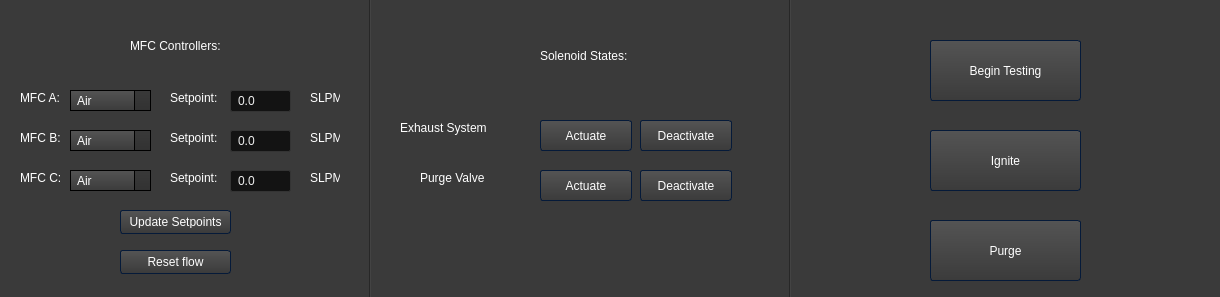
<?xml version="1.0" encoding="UTF-8"?>
<ui version="4.0">
 <class>Initiatorgui</class>
 <widget class="QDialog" name="Initiatorgui">
  <property name="geometry">
   <rect>
    <x>0</x>
    <y>0</y>
    <width>1220</width>
    <height>297</height>
   </rect>
  </property>
  <property name="windowTitle">
   <string>Dialog</string>
  </property>
  <property name="styleSheet">
   <string notr="true">/*Copyright (c) DevSec Studio. All rights reserved.

MIT License

Permission is hereby granted, free of charge, to any person obtaining a copy
of this software and associated documentation files (the &quot;Software&quot;), to deal
in the Software without restriction, including without limitation the rights
to use, copy, modify, merge, publish, distribute, sublicense, and/or sell
copies of the Software, and to permit persons to whom the Software is
furnished to do so, subject to the following conditions:

The above copyright notice and this permission notice shall be included in all
copies or substantial portions of the Software.

THE SOFTWARE IS PROVIDED *AS IS*, WITHOUT WARRANTY OF ANY KIND, EXPRESS OR
IMPLIED, INCLUDING BUT NOT LIMITED TO THE WARRANTIES OF MERCHANTABILITY,
FITNESS FOR A PARTICULAR PURPOSE AND NONINFRINGEMENT. IN NO EVENT SHALL THE
AUTHORS OR COPYRIGHT HOLDERS BE LIABLE FOR ANY CLAIM, DAMAGES OR OTHER
LIABILITY, WHETHER IN AN ACTION OF CONTRACT, TORT OR OTHERWISE, ARISING FROM,
OUT OF OR IN CONNECTION WITH THE SOFTWARE OR THE USE OR OTHER DEALINGS IN THE SOFTWARE.
*/

/*-----QWidget-----*/
QWidget
{
	background-color: #3a3a3a;
	color: #fff;
	selection-background-color: #b78620;
	selection-color: #000;

}


/*-----QLabel-----*/
QLabel
{
	background-color: transparent;
	color: #fff;

}


/*-----QMenuBar-----*/
QMenuBar 
{
	background-color: qlineargradient(spread:repeat, x1:1, y1:0, x2:1, y2:1, stop:0 rgba(57, 57, 57, 255),stop:1 rgba(50, 50, 50, 255));
	border: 1px solid #000;
	color: #fff;

}


QMenuBar::item 
{
	background-color: transparent;

}


QMenuBar::item:selected 
{
	background-color: rgba(183, 134, 32, 20%);
	border: 1px solid #b78620;
	color: #fff;

}


QMenuBar::item:pressed 
{
	background-color: rgb(183, 134, 32);
	border: 1px solid #b78620;
	color: #fff;

}


/*-----QMenu-----*/
QMenu
{
    background-color: qlineargradient(spread:repeat, x1:1, y1:0, x2:1, y2:1, stop:0 rgba(57, 57, 57, 255),stop:1 rgba(50, 50, 50, 255));
    border: 1px solid #222;
    padding: 4px;
	color: #fff;

}


QMenu::item
{
    background-color: transparent;
    padding: 2px 20px 2px 20px;

}


QMenu::separator
{
   	background-color: rgb(183, 134, 32);
	height: 1px;

}


QMenu::item:disabled
{
    color: #555;
    background-color: transparent;
    padding: 2px 20px 2px 20px;

}


QMenu::item:selected
{
	background-color: rgba(183, 134, 32, 20%);
	border: 1px solid #b78620;
	color: #fff;

}


/*-----QToolBar-----*/
QToolBar
{
	background-color: qlineargradient(spread:repeat, x1:1, y1:0, x2:1, y2:1, stop:0 rgba(69, 69, 69, 255),stop:1 rgba(58, 58, 58, 255));
	border-top: none;
	border-bottom: 1px solid #4f4f4f;
	border-left: 1px solid #4f4f4f;
	border-right: 1px solid #4f4f4f;

}


QToolBar::separator
{
	background-color: #2e2e2e;
	width: 1px;

}


/*-----QToolButton-----*/
QToolButton 
{
	background-color: transparent;
	color: #fff;
	padding: 5px;
	padding-left: 8px;
	padding-right: 8px;
	margin-left: 1px;
}


QToolButton:hover
{
	background-color: rgba(183, 134, 32, 20%);
	border: 1px solid #b78620;
	color: #fff;
	
}


QToolButton:pressed
{
	background-color: qlineargradient(spread:repeat, x1:1, y1:0, x2:1, y2:1, stop:0 rgba(57, 57, 57, 255),stop:1 rgba(50, 50, 50, 255));
	border: 1px solid #b78620;

}


QToolButton:checked
{
	background-color: qlineargradient(spread:repeat, x1:1, y1:0, x2:1, y2:1, stop:0 rgba(57, 57, 57, 255),stop:1 rgba(50, 50, 50, 255));
	border: 1px solid #222;
}


/*-----QPushButton-----*/
QPushButton
{
	background-color: qlineargradient(spread:repeat, x1:1, y1:0, x2:1, y2:1, stop:0 rgba(84, 84, 84, 255),stop:1 rgba(59, 59, 59, 255));
	color: #ffffff;
	min-width: 80px;
	border-style: solid;
	border-width: 1px;
	border-radius: 3px;
	border-color: #051a39;
	padding: 5px;

}


QPushButton::flat
{
	background-color: transparent;
	border: none;
	color: #fff;

}


QPushButton::disabled
{
	background-color: #404040;
	color: #656565;
	border-color: #051a39;

}


QPushButton::hover
{
	background-color: rgba(183, 134, 32, 20%);
	border: 1px solid #b78620;

}


QPushButton::pressed
{
	background-color: qlineargradient(spread:repeat, x1:1, y1:0, x2:1, y2:1, stop:0 rgba(74, 74, 74, 255),stop:1 rgba(49, 49, 49, 255));
	border: 1px solid #b78620;

}


QPushButton::checked
{
	background-color: qlineargradient(spread:repeat, x1:1, y1:0, x2:1, y2:1, stop:0 rgba(74, 74, 74, 255),stop:1 rgba(49, 49, 49, 255));
	border: 1px solid #222;

}


/*-----QLineEdit-----*/
QLineEdit
{
	background-color: #131313;
	color : #eee;
	border: 1px solid #343434;
	border-radius: 2px;
	padding: 3px;
	padding-left: 5px;

}


/*-----QPlainTExtEdit-----*/
QPlainTextEdit
{
	background-color: #131313;
	color : #eee;
	border: 1px solid #343434;
	border-radius: 2px;
	padding: 3px;
	padding-left: 5px;

}


/*-----QTabBar-----*/
QTabBar::tab
{
	background-color: qlineargradient(spread:repeat, x1:1, y1:0, x2:1, y2:1, stop:0 rgba(84, 84, 84, 255),stop:1 rgba(59, 59, 59, 255));
	color: #ffffff;
	border-style: solid;
	border-width: 1px;
	border-color: #666;
	border-bottom: none;
	padding: 5px;
	padding-left: 15px;
	padding-right: 15px;

}


QTabWidget::pane 
{
	background-color: red;
	border: 1px solid #666;
	top: 1px;

}


QTabBar::tab:last
{
	margin-right: 0; 

}


QTabBar::tab:first:!selected
{
	background-color: #0c0c0d;
	margin-left: 0px;

}


QTabBar::tab:!selected
{
	color: #b1b1b1;
	border-bottom-style: solid;
	background-color: #0c0c0d;

}


QTabBar::tab:selected
{
	margin-bottom: 0px;

}


QTabBar::tab:!selected:hover
{
	border-top-color: #b78620;

}


/*-----QComboBox-----*/
QComboBox
{
    background-color: qlineargradient(spread:repeat, x1:1, y1:0, x2:1, y2:1, stop:0 rgba(84, 84, 84, 255),stop:1 rgba(59, 59, 59, 255));
    border: 1px solid #000;
    padding-left: 6px;
    color: #ffffff;
    height: 20px;

}


QComboBox::disabled
{
	background-color: #404040;
	color: #656565;
	border-color: #051a39;

}


QComboBox:on
{
    background-color: #b78620;
	color: #000;

}


QComboBox QAbstractItemView
{
    background-color: #383838;
    color: #ffffff;
    border: 1px solid black;
    selection-background-color: #b78620;
    outline: 0;

}


QComboBox::drop-down
{
	background-color: qlineargradient(spread:repeat, x1:1, y1:0, x2:1, y2:1, stop:0 rgba(57, 57, 57, 255),stop:1 rgba(50, 50, 50, 255));
    subcontrol-origin: padding;
    subcontrol-position: top right;
    width: 15px;
    border-left-width: 1px;
    border-left-color: black;
    border-left-style: solid; 

}


QComboBox::down-arrow
{
    image: url(://arrow-down.png);
    width: 8px;
    height: 8px;
}


/*-----QSpinBox &amp; QDateTimeEdit-----*/
QSpinBox,
QDateTimeEdit 
{
    background-color: #131313;
	color : #eee;
	border: 1px solid #343434;
	padding: 3px;
	padding-left: 5px;
    border-radius : 2px;

}


QSpinBox::up-button, 
QDateTimeEdit::up-button
{
	border-top-right-radius:2px;
	background-color: #777777;
    width: 16px; 
    border-width: 1px;

}


QSpinBox::up-button:hover, 
QDateTimeEdit::up-button:hover
{
	background-color: #585858;

}


QSpinBox::up-button:pressed, 
QDateTimeEdit::up-button:pressed
{
	background-color: #252525;
    width: 16px; 
    border-width: 1px;

}


QSpinBox::up-arrow,
QDateTimeEdit::up-arrow
{
    image: url(://arrow-up.png);
    width: 7px;
    height: 7px;

}


QSpinBox::down-button, 
QDateTimeEdit::down-button
{
	border-bottom-right-radius:2px;
	background-color: #777777;
    width: 16px; 
    border-width: 1px;

}


QSpinBox::down-button:hover, 
QDateTimeEdit::down-button:hover
{
	background-color: #585858;

}


QSpinBox::down-button:pressed, 
QDateTimeEdit::down-button:pressed
{
	background-color: #252525;
    width: 16px; 
    border-width: 1px;

}


QSpinBox::down-arrow,
QDateTimeEdit::down-arrow
{
    image: url(://arrow-down.png);
    width: 7px;
    height: 7px;

}


/*-----QGroupBox-----*/
QGroupBox 
{
    border: 1px solid;
    border-color: #666666;
	border-radius: 5px;
    margin-top: 20px;

}


QGroupBox::title  
{
    background-color: transparent;
    color: #eee;
    subcontrol-origin: margin;
    padding: 5px;
	border-top-left-radius: 3px;
	border-top-right-radius: 3px;

}


/*-----QHeaderView-----*/
QHeaderView::section
{
    background-color: qlineargradient(spread:repeat, x1:1, y1:0, x2:1, y2:1, stop:0 rgba(60, 60, 60, 255),stop:1 rgba(50, 50, 50, 255));
	border: 1px solid #000;
    color: #fff;
    text-align: left;
	padding: 4px;
	
}


QHeaderView::section:disabled
{
    background-color: #525251;
    color: #656565;

}


QHeaderView::section:checked
{
    background-color: qlineargradient(spread:repeat, x1:1, y1:0, x2:1, y2:1, stop:0 rgba(60, 60, 60, 255),stop:1 rgba(50, 50, 50, 255));
    color: #fff;

}


QHeaderView::section::vertical::first,
QHeaderView::section::vertical::only-one
{
    border-top: 1px solid #353635;

}


QHeaderView::section::vertical
{
    border-top: 1px solid #353635;

}


QHeaderView::section::horizontal::first,
QHeaderView::section::horizontal::only-one
{
    border-left: 1px solid #353635;

}


QHeaderView::section::horizontal
{
    border-left: 1px solid #353635;

}


QTableCornerButton::section
{
    background-color: qlineargradient(spread:repeat, x1:1, y1:0, x2:1, y2:1, stop:0 rgba(60, 60, 60, 255),stop:1 rgba(50, 50, 50, 255));
	border: 1px solid #000;
    color: #fff;

}


/*-----QTreeWidget-----*/
QTreeView
{
	show-decoration-selected: 1;
	alternate-background-color: #3a3a3a;
	selection-color: #fff;
	background-color: #2d2d2d;
	border: 1px solid gray;
	padding-top : 5px;
	color: #fff;
	font: 8pt;

}


QTreeView::item:selected
{
	color:#fff;
	background-color: #b78620;
	border-radius: 0px;

}


QTreeView::item:!selected:hover
{
    background-color: #262626;
    border: none;
    color: white;

}


QTreeView::branch:has-children:!has-siblings:closed,
QTreeView::branch:closed:has-children:has-siblings 
{
	image: url(://tree-closed.png);

}


QTreeView::branch:open:has-children:!has-siblings,
QTreeView::branch:open:has-children:has-siblings  
{
	image: url(://tree-open.png);

}


/*-----QListView-----*/
QListView 
{
	background-color: qlineargradient(spread:repeat, x1:1, y1:0, x2:1, y2:1, stop:0 rgba(83, 83, 83, 255),stop:0.293269 rgba(81, 81, 81, 255),stop:0.634615 rgba(79, 79, 79, 255),stop:1 rgba(83, 83, 83, 255));
    border : none;
    color: white;
    show-decoration-selected: 1; 
    outline: 0;
	border: 1px solid gray;

}


QListView::disabled 
{
	background-color: #656565;
	color: #1b1b1b;
    border: 1px solid #656565;

}


QListView::item 
{
	background-color: #2d2d2d;
    padding: 1px;

}


QListView::item:alternate 
{
    background-color: #3a3a3a;

}


QListView::item:selected 
{
	background-color: #b78620;
	border: 1px solid #b78620;
	color: #fff;

}


QListView::item:selected:!active 
{
	background-color: #b78620;
	border: 1px solid #b78620;
	color: #fff;

}


QListView::item:selected:active 
{
	background-color: #b78620;
	border: 1px solid #b78620;
	color: #fff;

}


QListView::item:hover {
    background-color: #262626;
    border: none;
    color: white;

}


/*-----QCheckBox-----*/
QCheckBox
{
	background-color: transparent;
    color: lightgray;
	border: none;

}


QCheckBox::indicator
{
    background-color: #323232;
    border: 1px solid darkgray;
    width: 12px;
    height: 12px;

}


QCheckBox::indicator:checked
{
    image:url(&quot;./ressources/check.png&quot;);
	background-color: #b78620;
    border: 1px solid #3a546e;

}


QCheckBox::indicator:unchecked:hover
{
	border: 1px solid #b78620; 

}


QCheckBox::disabled
{
	color: #656565;

}


QCheckBox::indicator:disabled
{
	background-color: #656565;
	color: #656565;
    border: 1px solid #656565;

}


/*-----QRadioButton-----*/
QRadioButton 
{
	color: lightgray;
	background-color: transparent;

}


QRadioButton::indicator::unchecked:hover 
{
	background-color: lightgray;
	border: 2px solid #b78620;
	border-radius: 6px;
}


QRadioButton::indicator::checked 
{
	border: 2px solid #b78620;
	border-radius: 6px;
	background-color: rgba(183,134,32,20%);  
	width: 9px; 
	height: 9px; 

}


/*-----QSlider-----*/
QSlider::groove:horizontal 
{
	background-color: transparent;
	height: 3px;

}


QSlider::sub-page:horizontal 
{
	background-color: #b78620;

}


QSlider::add-page:horizontal 
{
	background-color: #131313;

}


QSlider::handle:horizontal 
{
	background-color: #b78620;
	width: 14px;
	margin-top: -6px;
	margin-bottom: -6px;
	border-radius: 6px;

}


QSlider::handle:horizontal:hover 
{
	background-color: #d89e25;
	border-radius: 6px;

}


QSlider::sub-page:horizontal:disabled 
{
	background-color: #bbb;
	border-color: #999;

}


QSlider::add-page:horizontal:disabled 
{
	background-color: #eee;
	border-color: #999;

}


QSlider::handle:horizontal:disabled 
{
	background-color: #eee;
	border: 1px solid #aaa;
	border-radius: 3px;

}


/*-----QScrollBar-----*/
QScrollBar:horizontal
{
    border: 1px solid #222222;
    background-color: #3d3d3d;
    height: 15px;
    margin: 0px 16px 0 16px;

}


QScrollBar::handle:horizontal
{
	background-color: qlineargradient(spread:repeat, x1:1, y1:0, x2:1, y2:1, stop:0 rgba(97, 97, 97, 255),stop:1 rgba(90, 90, 90, 255));
	border: 1px solid #2d2d2d;
    min-height: 20px;

}


QScrollBar::add-line:horizontal
{
	background-color: qlineargradient(spread:repeat, x1:1, y1:0, x2:1, y2:1, stop:0 rgba(97, 97, 97, 255),stop:1 rgba(90, 90, 90, 255));
	border: 1px solid #2d2d2d;
    width: 15px;
    subcontrol-position: right;
    subcontrol-origin: margin;

}


QScrollBar::sub-line:horizontal
{
	background-color: qlineargradient(spread:repeat, x1:1, y1:0, x2:1, y2:1, stop:0 rgba(97, 97, 97, 255),stop:1 rgba(90, 90, 90, 255));
	border: 1px solid #2d2d2d;
    width: 15px;
    subcontrol-position: left;
    subcontrol-origin: margin;

}


QScrollBar::right-arrow:horizontal
{
    image: url(://arrow-right.png);
    width: 6px;
    height: 6px;

}


QScrollBar::left-arrow:horizontal
{
    image: url(://arrow-left.png);
    width: 6px;
    height: 6px;

}


QScrollBar::add-page:horizontal, QScrollBar::sub-page:horizontal
{
    background: none;

}


QScrollBar:vertical
{
    background-color: #3d3d3d;
    width: 16px;
	border: 1px solid #2d2d2d;
    margin: 16px 0px 16px 0px;

}


QScrollBar::handle:vertical
{
    background-color: qlineargradient(spread:repeat, x1:1, y1:0, x2:1, y2:1, stop:0 rgba(97, 97, 97, 255),stop:1 rgba(90, 90, 90, 255));
	border: 1px solid #2d2d2d;
    min-height: 20px;

}


QScrollBar::add-line:vertical
{
	background-color: qlineargradient(spread:repeat, x1:1, y1:0, x2:1, y2:1, stop:0 rgba(97, 97, 97, 255),stop:1 rgba(90, 90, 90, 255));
	border: 1px solid #2d2d2d;
    height: 15px;
    subcontrol-position: bottom;
    subcontrol-origin: margin;

}


QScrollBar::sub-line:vertical
{
	background-color: qlineargradient(spread:repeat, x1:1, y1:0, x2:1, y2:1, stop:0 rgba(97, 97, 97, 255),stop:1 rgba(90, 90, 90, 255));
	border: 1px solid #2d2d2d;
    height: 15px;
    subcontrol-position: top;
    subcontrol-origin: margin;

}


QScrollBar::up-arrow:vertical
{
    image: url(://arrow-up.png);
    width: 6px;
    height: 6px;

}


QScrollBar::down-arrow:vertical
{
    image: url(://arrow-down.png);
    width: 6px;
    height: 6px;

}


QScrollBar::add-page:vertical, QScrollBar::sub-page:vertical
{
    background: none;

}


/*-----QProgressBar-----*/
QProgressBar
{
    border: 1px solid #666666;
    text-align: center;
	color: #000;
	font-weight: bold;

}


QProgressBar::chunk
{
    background-color: #b78620;
    width: 30px;
    margin: 0.5px;

}

</string>
  </property>
  <widget class="QLabel" name="mfcBlabel">
   <property name="geometry">
    <rect>
     <x>20</x>
     <y>130</y>
     <width>49</width>
     <height>16</height>
    </rect>
   </property>
   <property name="text">
    <string>MFC B:</string>
   </property>
  </widget>
  <widget class="QLabel" name="setpointlabel3">
   <property name="geometry">
    <rect>
     <x>170</x>
     <y>170</y>
     <width>49</width>
     <height>16</height>
    </rect>
   </property>
   <property name="text">
    <string>Setpoint:</string>
   </property>
  </widget>
  <widget class="QPushButton" name="resetmfc">
   <property name="geometry">
    <rect>
     <x>120</x>
     <y>250</y>
     <width>111</width>
     <height>24</height>
    </rect>
   </property>
   <property name="text">
    <string>Reset flow</string>
   </property>
  </widget>
  <widget class="QLabel" name="mfcAlabel">
   <property name="geometry">
    <rect>
     <x>20</x>
     <y>90</y>
     <width>49</width>
     <height>16</height>
    </rect>
   </property>
   <property name="text">
    <string>MFC A:</string>
   </property>
  </widget>
  <widget class="QLabel" name="SLPMlabel1">
   <property name="geometry">
    <rect>
     <x>310</x>
     <y>90</y>
     <width>49</width>
     <height>16</height>
    </rect>
   </property>
   <property name="text">
    <string>SLPM</string>
   </property>
  </widget>
  <widget class="QLineEdit" name="mfcAsetpoint">
   <property name="geometry">
    <rect>
     <x>230</x>
     <y>90</y>
     <width>61</width>
     <height>22</height>
    </rect>
   </property>
   <property name="text">
    <string>0.0</string>
   </property>
  </widget>
  <widget class="QLabel" name="SLPMlabel3">
   <property name="geometry">
    <rect>
     <x>310</x>
     <y>170</y>
     <width>49</width>
     <height>16</height>
    </rect>
   </property>
   <property name="text">
    <string>SLPM</string>
   </property>
  </widget>
  <widget class="QLabel" name="mfcClabel">
   <property name="geometry">
    <rect>
     <x>20</x>
     <y>170</y>
     <width>49</width>
     <height>16</height>
    </rect>
   </property>
   <property name="text">
    <string>MFC C:</string>
   </property>
  </widget>
  <widget class="QLabel" name="SLPMlabel2">
   <property name="geometry">
    <rect>
     <x>310</x>
     <y>130</y>
     <width>49</width>
     <height>16</height>
    </rect>
   </property>
   <property name="text">
    <string>SLPM</string>
   </property>
  </widget>
  <widget class="QLineEdit" name="mfcBsetpoint">
   <property name="geometry">
    <rect>
     <x>230</x>
     <y>130</y>
     <width>61</width>
     <height>22</height>
    </rect>
   </property>
   <property name="text">
    <string>0.0</string>
   </property>
  </widget>
  <widget class="QLabel" name="mfccontrollerlabel">
   <property name="geometry">
    <rect>
     <x>130</x>
     <y>30</y>
     <width>91</width>
     <height>31</height>
    </rect>
   </property>
   <property name="text">
    <string>MFC Controllers:</string>
   </property>
  </widget>
  <widget class="QComboBox" name="mfcBgas">
   <property name="geometry">
    <rect>
     <x>70</x>
     <y>130</y>
     <width>81</width>
     <height>21</height>
    </rect>
   </property>
   <item>
    <property name="text">
     <string>Air</string>
    </property>
   </item>
   <item>
    <property name="text">
     <string>Ar</string>
    </property>
   </item>
   <item>
    <property name="text">
     <string>CH4</string>
    </property>
   </item>
   <item>
    <property name="text">
     <string>CO</string>
    </property>
   </item>
   <item>
    <property name="text">
     <string>CO2</string>
    </property>
   </item>
   <item>
    <property name="text">
     <string>C2H6</string>
    </property>
   </item>
   <item>
    <property name="text">
     <string>H2</string>
    </property>
   </item>
   <item>
    <property name="text">
     <string>He</string>
    </property>
   </item>
   <item>
    <property name="text">
     <string>N2</string>
    </property>
   </item>
   <item>
    <property name="text">
     <string>N2O</string>
    </property>
   </item>
   <item>
    <property name="text">
     <string>Ne</string>
    </property>
   </item>
   <item>
    <property name="text">
     <string>O2</string>
    </property>
   </item>
   <item>
    <property name="text">
     <string>C3H8</string>
    </property>
   </item>
   <item>
    <property name="text">
     <string>n-C4H10</string>
    </property>
   </item>
   <item>
    <property name="text">
     <string>C2H2</string>
    </property>
   </item>
   <item>
    <property name="text">
     <string>C2H4</string>
    </property>
   </item>
   <item>
    <property name="text">
     <string>i-C2H10</string>
    </property>
   </item>
   <item>
    <property name="text">
     <string>Kr</string>
    </property>
   </item>
   <item>
    <property name="text">
     <string>Xe</string>
    </property>
   </item>
   <item>
    <property name="text">
     <string>SF6</string>
    </property>
   </item>
   <item>
    <property name="text">
     <string>C-25</string>
    </property>
   </item>
   <item>
    <property name="text">
     <string>C-10</string>
    </property>
   </item>
   <item>
    <property name="text">
     <string>C-8</string>
    </property>
   </item>
   <item>
    <property name="text">
     <string>C-2</string>
    </property>
   </item>
   <item>
    <property name="text">
     <string>C-75</string>
    </property>
   </item>
   <item>
    <property name="text">
     <string>A-75</string>
    </property>
   </item>
   <item>
    <property name="text">
     <string>A-25</string>
    </property>
   </item>
   <item>
    <property name="text">
     <string>A1025</string>
    </property>
   </item>
   <item>
    <property name="text">
     <string>Star29</string>
    </property>
   </item>
   <item>
    <property name="text">
     <string>P-5</string>
    </property>
   </item>
  </widget>
  <widget class="QPushButton" name="updatesetpoints">
   <property name="geometry">
    <rect>
     <x>120</x>
     <y>210</y>
     <width>111</width>
     <height>24</height>
    </rect>
   </property>
   <property name="text">
    <string>Update Setpoints</string>
   </property>
   <property name="checkable">
    <bool>false</bool>
   </property>
  </widget>
  <widget class="QComboBox" name="mfcCgas">
   <property name="geometry">
    <rect>
     <x>70</x>
     <y>170</y>
     <width>81</width>
     <height>21</height>
    </rect>
   </property>
   <property name="styleSheet">
    <string notr="true">/*Copyright (c) DevSec Studio. All rights reserved.

MIT License

Permission is hereby granted, free of charge, to any person obtaining a copy
of this software and associated documentation files (the &quot;Software&quot;), to deal
in the Software without restriction, including without limitation the rights
to use, copy, modify, merge, publish, distribute, sublicense, and/or sell
copies of the Software, and to permit persons to whom the Software is
furnished to do so, subject to the following conditions:

The above copyright notice and this permission notice shall be included in all
copies or substantial portions of the Software.

THE SOFTWARE IS PROVIDED *AS IS*, WITHOUT WARRANTY OF ANY KIND, EXPRESS OR
IMPLIED, INCLUDING BUT NOT LIMITED TO THE WARRANTIES OF MERCHANTABILITY,
FITNESS FOR A PARTICULAR PURPOSE AND NONINFRINGEMENT. IN NO EVENT SHALL THE
AUTHORS OR COPYRIGHT HOLDERS BE LIABLE FOR ANY CLAIM, DAMAGES OR OTHER
LIABILITY, WHETHER IN AN ACTION OF CONTRACT, TORT OR OTHERWISE, ARISING FROM,
OUT OF OR IN CONNECTION WITH THE SOFTWARE OR THE USE OR OTHER DEALINGS IN THE SOFTWARE.
*/

/*-----QWidget-----*/
QWidget
{
	background-color: #3a3a3a;
	color: #fff;
	selection-background-color: #b78620;
	selection-color: #000;

}


/*-----QLabel-----*/
QLabel
{
	background-color: transparent;
	color: #fff;

}


/*-----QMenuBar-----*/
QMenuBar 
{
	background-color: qlineargradient(spread:repeat, x1:1, y1:0, x2:1, y2:1, stop:0 rgba(57, 57, 57, 255),stop:1 rgba(50, 50, 50, 255));
	border: 1px solid #000;
	color: #fff;

}


QMenuBar::item 
{
	background-color: transparent;

}


QMenuBar::item:selected 
{
	background-color: rgba(183, 134, 32, 20%);
	border: 1px solid #b78620;
	color: #fff;

}


QMenuBar::item:pressed 
{
	background-color: rgb(183, 134, 32);
	border: 1px solid #b78620;
	color: #fff;

}


/*-----QMenu-----*/
QMenu
{
    background-color: qlineargradient(spread:repeat, x1:1, y1:0, x2:1, y2:1, stop:0 rgba(57, 57, 57, 255),stop:1 rgba(50, 50, 50, 255));
    border: 1px solid #222;
    padding: 4px;
	color: #fff;

}


QMenu::item
{
    background-color: transparent;
    padding: 2px 20px 2px 20px;

}


QMenu::separator
{
   	background-color: rgb(183, 134, 32);
	height: 1px;

}


QMenu::item:disabled
{
    color: #555;
    background-color: transparent;
    padding: 2px 20px 2px 20px;

}


QMenu::item:selected
{
	background-color: rgba(183, 134, 32, 20%);
	border: 1px solid #b78620;
	color: #fff;

}


/*-----QToolBar-----*/
QToolBar
{
	background-color: qlineargradient(spread:repeat, x1:1, y1:0, x2:1, y2:1, stop:0 rgba(69, 69, 69, 255),stop:1 rgba(58, 58, 58, 255));
	border-top: none;
	border-bottom: 1px solid #4f4f4f;
	border-left: 1px solid #4f4f4f;
	border-right: 1px solid #4f4f4f;

}


QToolBar::separator
{
	background-color: #2e2e2e;
	width: 1px;

}


/*-----QToolButton-----*/
QToolButton 
{
	background-color: transparent;
	color: #fff;
	padding: 5px;
	padding-left: 8px;
	padding-right: 8px;
	margin-left: 1px;
}


QToolButton:hover
{
	background-color: rgba(183, 134, 32, 20%);
	border: 1px solid #b78620;
	color: #fff;
	
}


QToolButton:pressed
{
	background-color: qlineargradient(spread:repeat, x1:1, y1:0, x2:1, y2:1, stop:0 rgba(57, 57, 57, 255),stop:1 rgba(50, 50, 50, 255));
	border: 1px solid #b78620;

}


QToolButton:checked
{
	background-color: qlineargradient(spread:repeat, x1:1, y1:0, x2:1, y2:1, stop:0 rgba(57, 57, 57, 255),stop:1 rgba(50, 50, 50, 255));
	border: 1px solid #222;
}


/*-----QPushButton-----*/
QPushButton
{
	background-color: qlineargradient(spread:repeat, x1:1, y1:0, x2:1, y2:1, stop:0 rgba(84, 84, 84, 255),stop:1 rgba(59, 59, 59, 255));
	color: #ffffff;
	min-width: 80px;
	border-style: solid;
	border-width: 1px;
	border-radius: 3px;
	border-color: #051a39;
	padding: 5px;

}


QPushButton::flat
{
	background-color: transparent;
	border: none;
	color: #fff;

}


QPushButton::disabled
{
	background-color: #404040;
	color: #656565;
	border-color: #051a39;

}


QPushButton::hover
{
	background-color: rgba(183, 134, 32, 20%);
	border: 1px solid #b78620;

}


QPushButton::pressed
{
	background-color: qlineargradient(spread:repeat, x1:1, y1:0, x2:1, y2:1, stop:0 rgba(74, 74, 74, 255),stop:1 rgba(49, 49, 49, 255));
	border: 1px solid #b78620;

}


QPushButton::checked
{
	background-color: qlineargradient(spread:repeat, x1:1, y1:0, x2:1, y2:1, stop:0 rgba(74, 74, 74, 255),stop:1 rgba(49, 49, 49, 255));
	border: 1px solid #222;

}


/*-----QLineEdit-----*/
QLineEdit
{
	background-color: #131313;
	color : #eee;
	border: 1px solid #343434;
	border-radius: 2px;
	padding: 3px;
	padding-left: 5px;

}


/*-----QPlainTExtEdit-----*/
QPlainTextEdit
{
	background-color: #131313;
	color : #eee;
	border: 1px solid #343434;
	border-radius: 2px;
	padding: 3px;
	padding-left: 5px;

}


/*-----QTabBar-----*/
QTabBar::tab
{
	background-color: qlineargradient(spread:repeat, x1:1, y1:0, x2:1, y2:1, stop:0 rgba(84, 84, 84, 255),stop:1 rgba(59, 59, 59, 255));
	color: #ffffff;
	border-style: solid;
	border-width: 1px;
	border-color: #666;
	border-bottom: none;
	padding: 5px;
	padding-left: 15px;
	padding-right: 15px;

}


QTabWidget::pane 
{
	background-color: red;
	border: 1px solid #666;
	top: 1px;

}


QTabBar::tab:last
{
	margin-right: 0; 

}


QTabBar::tab:first:!selected
{
	background-color: #0c0c0d;
	margin-left: 0px;

}


QTabBar::tab:!selected
{
	color: #b1b1b1;
	border-bottom-style: solid;
	background-color: #0c0c0d;

}


QTabBar::tab:selected
{
	margin-bottom: 0px;

}


QTabBar::tab:!selected:hover
{
	border-top-color: #b78620;

}


/*-----QComboBox-----*/
QComboBox
{
    background-color: qlineargradient(spread:repeat, x1:1, y1:0, x2:1, y2:1, stop:0 rgba(84, 84, 84, 255),stop:1 rgba(59, 59, 59, 255));
    border: 1px solid #000;
    padding-left: 6px;
    color: #ffffff;
    height: 20px;

}


QComboBox::disabled
{
	background-color: #404040;
	color: #656565;
	border-color: #051a39;

}


QComboBox:on
{
    background-color: #b78620;
	color: #000;

}


QComboBox QAbstractItemView
{
    background-color: #383838;
    color: #ffffff;
    border: 1px solid black;
    selection-background-color: #b78620;
    outline: 0;

}


QComboBox::drop-down
{
	background-color: qlineargradient(spread:repeat, x1:1, y1:0, x2:1, y2:1, stop:0 rgba(57, 57, 57, 255),stop:1 rgba(50, 50, 50, 255));
    subcontrol-origin: padding;
    subcontrol-position: top right;
    width: 15px;
    border-left-width: 1px;
    border-left-color: black;
    border-left-style: solid; 

}


QComboBox::down-arrow
{
    image: url(://arrow-down.png);
    width: 8px;
    height: 8px;
}


/*-----QSpinBox &amp; QDateTimeEdit-----*/
QSpinBox,
QDateTimeEdit 
{
    background-color: #131313;
	color : #eee;
	border: 1px solid #343434;
	padding: 3px;
	padding-left: 5px;
    border-radius : 2px;

}


QSpinBox::up-button, 
QDateTimeEdit::up-button
{
	border-top-right-radius:2px;
	background-color: #777777;
    width: 16px; 
    border-width: 1px;

}


QSpinBox::up-button:hover, 
QDateTimeEdit::up-button:hover
{
	background-color: #585858;

}


QSpinBox::up-button:pressed, 
QDateTimeEdit::up-button:pressed
{
	background-color: #252525;
    width: 16px; 
    border-width: 1px;

}


QSpinBox::up-arrow,
QDateTimeEdit::up-arrow
{
    image: url(://arrow-up.png);
    width: 7px;
    height: 7px;

}


QSpinBox::down-button, 
QDateTimeEdit::down-button
{
	border-bottom-right-radius:2px;
	background-color: #777777;
    width: 16px; 
    border-width: 1px;

}


QSpinBox::down-button:hover, 
QDateTimeEdit::down-button:hover
{
	background-color: #585858;

}


QSpinBox::down-button:pressed, 
QDateTimeEdit::down-button:pressed
{
	background-color: #252525;
    width: 16px; 
    border-width: 1px;

}


QSpinBox::down-arrow,
QDateTimeEdit::down-arrow
{
    image: url(://arrow-down.png);
    width: 7px;
    height: 7px;

}


/*-----QGroupBox-----*/
QGroupBox 
{
    border: 1px solid;
    border-color: #666666;
	border-radius: 5px;
    margin-top: 20px;

}


QGroupBox::title  
{
    background-color: transparent;
    color: #eee;
    subcontrol-origin: margin;
    padding: 5px;
	border-top-left-radius: 3px;
	border-top-right-radius: 3px;

}


/*-----QHeaderView-----*/
QHeaderView::section
{
    background-color: qlineargradient(spread:repeat, x1:1, y1:0, x2:1, y2:1, stop:0 rgba(60, 60, 60, 255),stop:1 rgba(50, 50, 50, 255));
	border: 1px solid #000;
    color: #fff;
    text-align: left;
	padding: 4px;
	
}


QHeaderView::section:disabled
{
    background-color: #525251;
    color: #656565;

}


QHeaderView::section:checked
{
    background-color: qlineargradient(spread:repeat, x1:1, y1:0, x2:1, y2:1, stop:0 rgba(60, 60, 60, 255),stop:1 rgba(50, 50, 50, 255));
    color: #fff;

}


QHeaderView::section::vertical::first,
QHeaderView::section::vertical::only-one
{
    border-top: 1px solid #353635;

}


QHeaderView::section::vertical
{
    border-top: 1px solid #353635;

}


QHeaderView::section::horizontal::first,
QHeaderView::section::horizontal::only-one
{
    border-left: 1px solid #353635;

}


QHeaderView::section::horizontal
{
    border-left: 1px solid #353635;

}


QTableCornerButton::section
{
    background-color: qlineargradient(spread:repeat, x1:1, y1:0, x2:1, y2:1, stop:0 rgba(60, 60, 60, 255),stop:1 rgba(50, 50, 50, 255));
	border: 1px solid #000;
    color: #fff;

}


/*-----QTreeWidget-----*/
QTreeView
{
	show-decoration-selected: 1;
	alternate-background-color: #3a3a3a;
	selection-color: #fff;
	background-color: #2d2d2d;
	border: 1px solid gray;
	padding-top : 5px;
	color: #fff;
	font: 8pt;

}


QTreeView::item:selected
{
	color:#fff;
	background-color: #b78620;
	border-radius: 0px;

}


QTreeView::item:!selected:hover
{
    background-color: #262626;
    border: none;
    color: white;

}


QTreeView::branch:has-children:!has-siblings:closed,
QTreeView::branch:closed:has-children:has-siblings 
{
	image: url(://tree-closed.png);

}


QTreeView::branch:open:has-children:!has-siblings,
QTreeView::branch:open:has-children:has-siblings  
{
	image: url(://tree-open.png);

}


/*-----QListView-----*/
QListView 
{
	background-color: qlineargradient(spread:repeat, x1:1, y1:0, x2:1, y2:1, stop:0 rgba(83, 83, 83, 255),stop:0.293269 rgba(81, 81, 81, 255),stop:0.634615 rgba(79, 79, 79, 255),stop:1 rgba(83, 83, 83, 255));
    border : none;
    color: white;
    show-decoration-selected: 1; 
    outline: 0;
	border: 1px solid gray;

}


QListView::disabled 
{
	background-color: #656565;
	color: #1b1b1b;
    border: 1px solid #656565;

}


QListView::item 
{
	background-color: #2d2d2d;
    padding: 1px;

}


QListView::item:alternate 
{
    background-color: #3a3a3a;

}


QListView::item:selected 
{
	background-color: #b78620;
	border: 1px solid #b78620;
	color: #fff;

}


QListView::item:selected:!active 
{
	background-color: #b78620;
	border: 1px solid #b78620;
	color: #fff;

}


QListView::item:selected:active 
{
	background-color: #b78620;
	border: 1px solid #b78620;
	color: #fff;

}


QListView::item:hover {
    background-color: #262626;
    border: none;
    color: white;

}


/*-----QCheckBox-----*/
QCheckBox
{
	background-color: transparent;
    color: lightgray;
	border: none;

}


QCheckBox::indicator
{
    background-color: #323232;
    border: 1px solid darkgray;
    width: 12px;
    height: 12px;

}


QCheckBox::indicator:checked
{
    image:url(&quot;./ressources/check.png&quot;);
	background-color: #b78620;
    border: 1px solid #3a546e;

}


QCheckBox::indicator:unchecked:hover
{
	border: 1px solid #b78620; 

}


QCheckBox::disabled
{
	color: #656565;

}


QCheckBox::indicator:disabled
{
	background-color: #656565;
	color: #656565;
    border: 1px solid #656565;

}


/*-----QRadioButton-----*/
QRadioButton 
{
	color: lightgray;
	background-color: transparent;

}


QRadioButton::indicator::unchecked:hover 
{
	background-color: lightgray;
	border: 2px solid #b78620;
	border-radius: 6px;
}


QRadioButton::indicator::checked 
{
	border: 2px solid #b78620;
	border-radius: 6px;
	background-color: rgba(183,134,32,20%);  
	width: 9px; 
	height: 9px; 

}


/*-----QSlider-----*/
QSlider::groove:horizontal 
{
	background-color: transparent;
	height: 3px;

}


QSlider::sub-page:horizontal 
{
	background-color: #b78620;

}


QSlider::add-page:horizontal 
{
	background-color: #131313;

}


QSlider::handle:horizontal 
{
	background-color: #b78620;
	width: 14px;
	margin-top: -6px;
	margin-bottom: -6px;
	border-radius: 6px;

}


QSlider::handle:horizontal:hover 
{
	background-color: #d89e25;
	border-radius: 6px;

}


QSlider::sub-page:horizontal:disabled 
{
	background-color: #bbb;
	border-color: #999;

}


QSlider::add-page:horizontal:disabled 
{
	background-color: #eee;
	border-color: #999;

}


QSlider::handle:horizontal:disabled 
{
	background-color: #eee;
	border: 1px solid #aaa;
	border-radius: 3px;

}


/*-----QScrollBar-----*/
QScrollBar:horizontal
{
    border: 1px solid #222222;
    background-color: #3d3d3d;
    height: 15px;
    margin: 0px 16px 0 16px;

}


QScrollBar::handle:horizontal
{
	background-color: qlineargradient(spread:repeat, x1:1, y1:0, x2:1, y2:1, stop:0 rgba(97, 97, 97, 255),stop:1 rgba(90, 90, 90, 255));
	border: 1px solid #2d2d2d;
    min-height: 20px;

}


QScrollBar::add-line:horizontal
{
	background-color: qlineargradient(spread:repeat, x1:1, y1:0, x2:1, y2:1, stop:0 rgba(97, 97, 97, 255),stop:1 rgba(90, 90, 90, 255));
	border: 1px solid #2d2d2d;
    width: 15px;
    subcontrol-position: right;
    subcontrol-origin: margin;

}


QScrollBar::sub-line:horizontal
{
	background-color: qlineargradient(spread:repeat, x1:1, y1:0, x2:1, y2:1, stop:0 rgba(97, 97, 97, 255),stop:1 rgba(90, 90, 90, 255));
	border: 1px solid #2d2d2d;
    width: 15px;
    subcontrol-position: left;
    subcontrol-origin: margin;

}


QScrollBar::right-arrow:horizontal
{
    image: url(://arrow-right.png);
    width: 6px;
    height: 6px;

}


QScrollBar::left-arrow:horizontal
{
    image: url(://arrow-left.png);
    width: 6px;
    height: 6px;

}


QScrollBar::add-page:horizontal, QScrollBar::sub-page:horizontal
{
    background: none;

}


QScrollBar:vertical
{
    background-color: #3d3d3d;
    width: 16px;
	border: 1px solid #2d2d2d;
    margin: 16px 0px 16px 0px;

}


QScrollBar::handle:vertical
{
    background-color: qlineargradient(spread:repeat, x1:1, y1:0, x2:1, y2:1, stop:0 rgba(97, 97, 97, 255),stop:1 rgba(90, 90, 90, 255));
	border: 1px solid #2d2d2d;
    min-height: 20px;

}


QScrollBar::add-line:vertical
{
	background-color: qlineargradient(spread:repeat, x1:1, y1:0, x2:1, y2:1, stop:0 rgba(97, 97, 97, 255),stop:1 rgba(90, 90, 90, 255));
	border: 1px solid #2d2d2d;
    height: 15px;
    subcontrol-position: bottom;
    subcontrol-origin: margin;

}


QScrollBar::sub-line:vertical
{
	background-color: qlineargradient(spread:repeat, x1:1, y1:0, x2:1, y2:1, stop:0 rgba(97, 97, 97, 255),stop:1 rgba(90, 90, 90, 255));
	border: 1px solid #2d2d2d;
    height: 15px;
    subcontrol-position: top;
    subcontrol-origin: margin;

}


QScrollBar::up-arrow:vertical
{
    image: url(://arrow-up.png);
    width: 6px;
    height: 6px;

}


QScrollBar::down-arrow:vertical
{
    image: url(://arrow-down.png);
    width: 6px;
    height: 6px;

}


QScrollBar::add-page:vertical, QScrollBar::sub-page:vertical
{
    background: none;

}


/*-----QProgressBar-----*/
QProgressBar
{
    border: 1px solid #666666;
    text-align: center;
	color: #000;
	font-weight: bold;

}


QProgressBar::chunk
{
    background-color: #b78620;
    width: 30px;
    margin: 0.5px;

}

</string>
   </property>
   <item>
    <property name="text">
     <string>Air</string>
    </property>
   </item>
   <item>
    <property name="text">
     <string>Ar</string>
    </property>
   </item>
   <item>
    <property name="text">
     <string>CH4</string>
    </property>
   </item>
   <item>
    <property name="text">
     <string>CO</string>
    </property>
   </item>
   <item>
    <property name="text">
     <string>CO2</string>
    </property>
   </item>
   <item>
    <property name="text">
     <string>C2H6</string>
    </property>
   </item>
   <item>
    <property name="text">
     <string>H2</string>
    </property>
   </item>
   <item>
    <property name="text">
     <string>He</string>
    </property>
   </item>
   <item>
    <property name="text">
     <string>N2</string>
    </property>
   </item>
   <item>
    <property name="text">
     <string>N2O</string>
    </property>
   </item>
   <item>
    <property name="text">
     <string>Ne</string>
    </property>
   </item>
   <item>
    <property name="text">
     <string>O2</string>
    </property>
   </item>
   <item>
    <property name="text">
     <string>C3H8</string>
    </property>
   </item>
   <item>
    <property name="text">
     <string>n-C4H10</string>
    </property>
   </item>
   <item>
    <property name="text">
     <string>C2H2</string>
    </property>
   </item>
   <item>
    <property name="text">
     <string>C2H4</string>
    </property>
   </item>
   <item>
    <property name="text">
     <string>i-C2H10</string>
    </property>
   </item>
   <item>
    <property name="text">
     <string>Kr</string>
    </property>
   </item>
   <item>
    <property name="text">
     <string>Xe</string>
    </property>
   </item>
   <item>
    <property name="text">
     <string>SF6</string>
    </property>
   </item>
   <item>
    <property name="text">
     <string>C-25</string>
    </property>
   </item>
   <item>
    <property name="text">
     <string>C-10</string>
    </property>
   </item>
   <item>
    <property name="text">
     <string>C-8</string>
    </property>
   </item>
   <item>
    <property name="text">
     <string>C-2</string>
    </property>
   </item>
   <item>
    <property name="text">
     <string>C-75</string>
    </property>
   </item>
   <item>
    <property name="text">
     <string>A-75</string>
    </property>
   </item>
   <item>
    <property name="text">
     <string>A-25</string>
    </property>
   </item>
   <item>
    <property name="text">
     <string>A1025</string>
    </property>
   </item>
   <item>
    <property name="text">
     <string>Star29</string>
    </property>
   </item>
   <item>
    <property name="text">
     <string>P-5</string>
    </property>
   </item>
  </widget>
  <widget class="QLabel" name="setpointlabel1">
   <property name="geometry">
    <rect>
     <x>170</x>
     <y>90</y>
     <width>49</width>
     <height>16</height>
    </rect>
   </property>
   <property name="text">
    <string>Setpoint:</string>
   </property>
  </widget>
  <widget class="QLineEdit" name="mfcCsetpoint">
   <property name="geometry">
    <rect>
     <x>230</x>
     <y>170</y>
     <width>61</width>
     <height>22</height>
    </rect>
   </property>
   <property name="text">
    <string>0.0</string>
   </property>
  </widget>
  <widget class="QLabel" name="setpointlabel2">
   <property name="geometry">
    <rect>
     <x>170</x>
     <y>130</y>
     <width>49</width>
     <height>16</height>
    </rect>
   </property>
   <property name="text">
    <string>Setpoint:</string>
   </property>
  </widget>
  <widget class="QComboBox" name="mfcAgas">
   <property name="geometry">
    <rect>
     <x>70</x>
     <y>90</y>
     <width>81</width>
     <height>21</height>
    </rect>
   </property>
   <item>
    <property name="text">
     <string>Air</string>
    </property>
   </item>
   <item>
    <property name="text">
     <string>Ar</string>
    </property>
   </item>
   <item>
    <property name="text">
     <string>CH4</string>
    </property>
   </item>
   <item>
    <property name="text">
     <string>CO</string>
    </property>
   </item>
   <item>
    <property name="text">
     <string>CO2</string>
    </property>
   </item>
   <item>
    <property name="text">
     <string>C2H6</string>
    </property>
   </item>
   <item>
    <property name="text">
     <string>H2</string>
    </property>
   </item>
   <item>
    <property name="text">
     <string>He</string>
    </property>
   </item>
   <item>
    <property name="text">
     <string>N2</string>
    </property>
   </item>
   <item>
    <property name="text">
     <string>N2O</string>
    </property>
   </item>
   <item>
    <property name="text">
     <string>Ne</string>
    </property>
   </item>
   <item>
    <property name="text">
     <string>O2</string>
    </property>
   </item>
   <item>
    <property name="text">
     <string>C3H8</string>
    </property>
   </item>
   <item>
    <property name="text">
     <string>n-C4H10</string>
    </property>
   </item>
   <item>
    <property name="text">
     <string>C2H2</string>
    </property>
   </item>
   <item>
    <property name="text">
     <string>C2H4</string>
    </property>
   </item>
   <item>
    <property name="text">
     <string>i-C2H10</string>
    </property>
   </item>
   <item>
    <property name="text">
     <string>Kr</string>
    </property>
   </item>
   <item>
    <property name="text">
     <string>Xe</string>
    </property>
   </item>
   <item>
    <property name="text">
     <string>SF6</string>
    </property>
   </item>
   <item>
    <property name="text">
     <string>C-25</string>
    </property>
   </item>
   <item>
    <property name="text">
     <string>C-10</string>
    </property>
   </item>
   <item>
    <property name="text">
     <string>C-8</string>
    </property>
   </item>
   <item>
    <property name="text">
     <string>C-2</string>
    </property>
   </item>
   <item>
    <property name="text">
     <string>C-75</string>
    </property>
   </item>
   <item>
    <property name="text">
     <string>A-75</string>
    </property>
   </item>
   <item>
    <property name="text">
     <string>A-25</string>
    </property>
   </item>
   <item>
    <property name="text">
     <string>A1025</string>
    </property>
   </item>
   <item>
    <property name="text">
     <string>Star29</string>
    </property>
   </item>
   <item>
    <property name="text">
     <string>P-5</string>
    </property>
   </item>
  </widget>
  <widget class="Line" name="line">
   <property name="geometry">
    <rect>
     <x>340</x>
     <y>-40</y>
     <width>61</width>
     <height>561</height>
    </rect>
   </property>
   <property name="orientation">
    <enum>Qt::Orientation::Vertical</enum>
   </property>
  </widget>
  <widget class="QLabel" name="solenoidstatelabel">
   <property name="geometry">
    <rect>
     <x>540</x>
     <y>40</y>
     <width>91</width>
     <height>31</height>
    </rect>
   </property>
   <property name="text">
    <string>Solenoid States:</string>
   </property>
  </widget>
  <widget class="QLabel" name="purgelabel">
   <property name="geometry">
    <rect>
     <x>420</x>
     <y>170</y>
     <width>91</width>
     <height>16</height>
    </rect>
   </property>
   <property name="text">
    <string>Purge Valve</string>
   </property>
  </widget>
  <widget class="QLabel" name="exhaustlabel">
   <property name="geometry">
    <rect>
     <x>400</x>
     <y>120</y>
     <width>91</width>
     <height>16</height>
    </rect>
   </property>
   <property name="text">
    <string>Exhaust System</string>
   </property>
  </widget>
  <widget class="QPushButton" name="openS1">
   <property name="geometry">
    <rect>
     <x>540</x>
     <y>120</y>
     <width>92</width>
     <height>31</height>
    </rect>
   </property>
   <property name="text">
    <string>Actuate</string>
   </property>
   <property name="default">
    <bool>false</bool>
   </property>
  </widget>
  <widget class="QPushButton" name="openS2">
   <property name="geometry">
    <rect>
     <x>540</x>
     <y>170</y>
     <width>92</width>
     <height>31</height>
    </rect>
   </property>
   <property name="text">
    <string>Actuate</string>
   </property>
  </widget>
  <widget class="QPushButton" name="closeS2">
   <property name="geometry">
    <rect>
     <x>640</x>
     <y>170</y>
     <width>92</width>
     <height>31</height>
    </rect>
   </property>
   <property name="text">
    <string>Deactivate</string>
   </property>
   <property name="default">
    <bool>true</bool>
   </property>
  </widget>
  <widget class="QPushButton" name="closeS1">
   <property name="geometry">
    <rect>
     <x>640</x>
     <y>120</y>
     <width>92</width>
     <height>31</height>
    </rect>
   </property>
   <property name="text">
    <string>Deactivate</string>
   </property>
   <property name="default">
    <bool>true</bool>
   </property>
  </widget>
  <widget class="Line" name="line_2">
   <property name="geometry">
    <rect>
     <x>760</x>
     <y>-10</y>
     <width>61</width>
     <height>561</height>
    </rect>
   </property>
   <property name="orientation">
    <enum>Qt::Orientation::Vertical</enum>
   </property>
  </widget>
  <widget class="QPushButton" name="purgebutton">
   <property name="geometry">
    <rect>
     <x>930</x>
     <y>220</y>
     <width>151</width>
     <height>61</height>
    </rect>
   </property>
   <property name="text">
    <string>Purge</string>
   </property>
  </widget>
  <widget class="QPushButton" name="testautomation">
   <property name="geometry">
    <rect>
     <x>930</x>
     <y>40</y>
     <width>151</width>
     <height>61</height>
    </rect>
   </property>
   <property name="text">
    <string>Begin Testing</string>
   </property>
  </widget>
  <widget class="QPushButton" name="igniteButton">
   <property name="geometry">
    <rect>
     <x>930</x>
     <y>130</y>
     <width>151</width>
     <height>61</height>
    </rect>
   </property>
   <property name="text">
    <string>Ignite</string>
   </property>
  </widget>
 </widget>
 <resources/>
 <connections/>
</ui>
